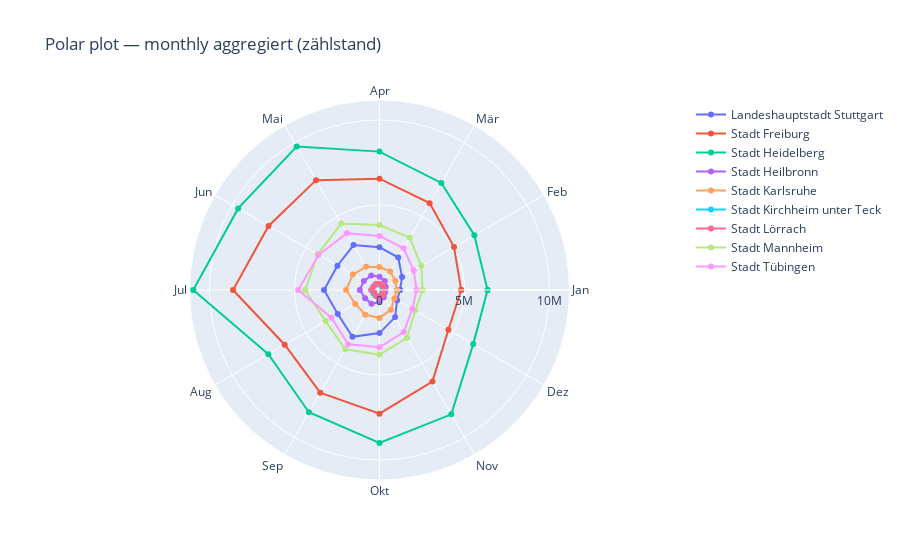
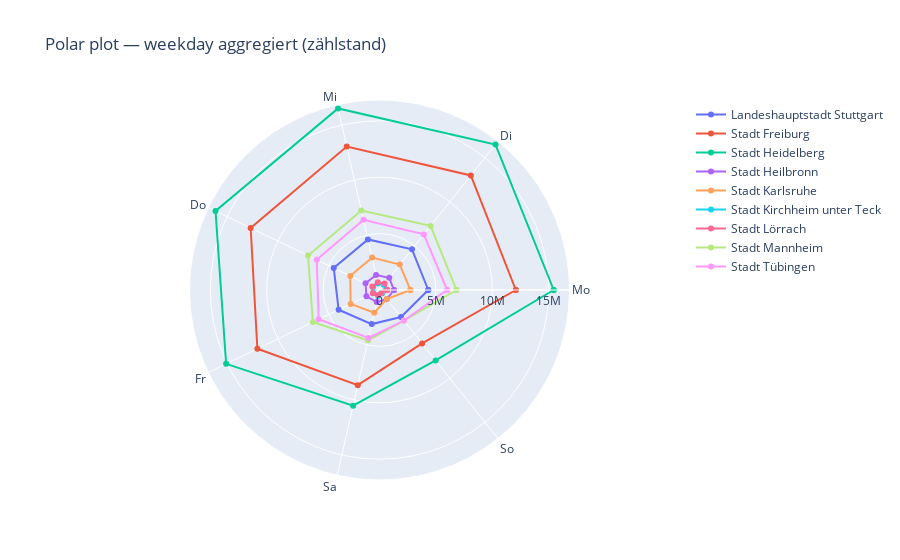
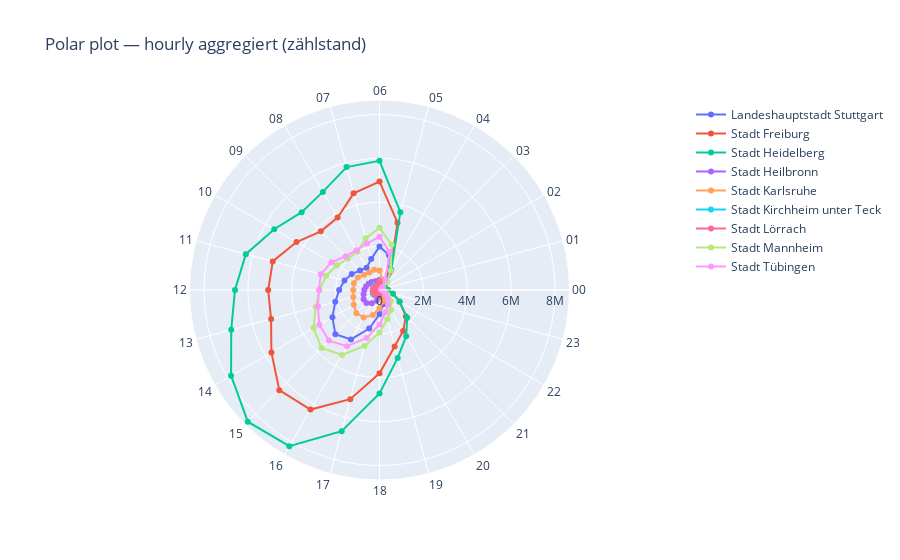
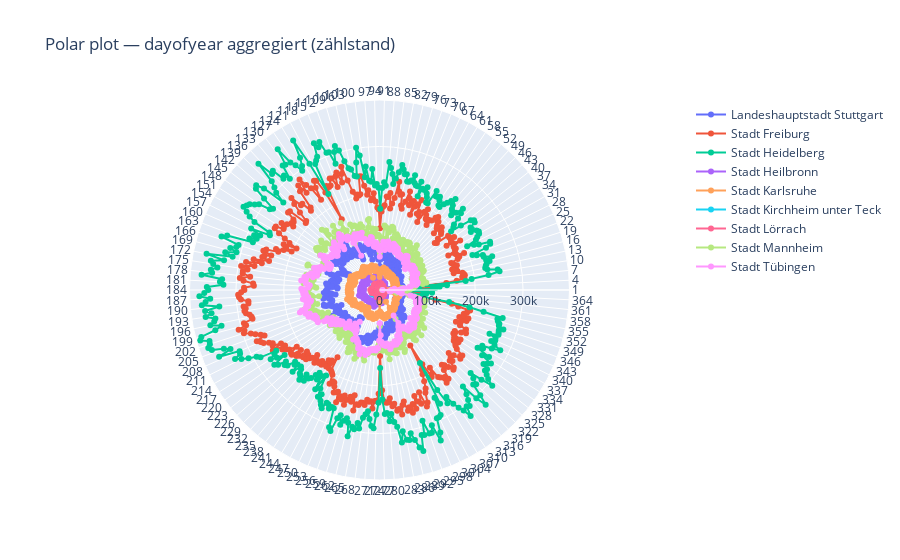

These figures' notebook cell, in order:
### Code cell
# Polar plots für alle time-periods für die nicht-normalisierten Daten
plot_polar_all_cities(data, time_period='monthly')
plot_polar_all_cities(data, time_period='weekday')
plot_polar_all_cities(data, time_period='hourly')
plot_polar_all_cities(data, time_period='dayofyear')

### Figure 1 — Plotly figure (JSON) as saved in the notebook; plotly's stock layout.template omitted (floating-point values rounded to 4 significant figures)
{"data": [{"hovertemplate": "%{theta}: %{r}<extra>%{fullData.name}</extra>", "mode": "lines+markers", "name": "Landeshauptstadt Stuttgart", "r": [1205115, 1533516, 2207056, 2517264, 3055775, 2856476, 3262968, 2832737, 3182149, 2536310, 1839786, 1195960, 1205115], "theta": ["Jan", "Feb", "Mär", "Apr", "Mai", "Jun", "Jul", "Aug", "Sep", "Okt", "Nov", "Dez", "Jan"], "type": "scatterpolar"}, {"hovertemplate": "%{theta}: %{r}<extra>%{fullData.name}</extra>", "mode": "lines+markers", "name": "Stadt Freiburg", "r": [4806450, 5062791, 5900754, 6549647, 7463008, 7536292, 8616393, 6436693, 6975282, 7277012, 6220395, 4682336, 4806450], "theta": ["Jan", "Feb", "Mär", "Apr", "Mai", "Jun", "Jul", "Aug", "Sep", "Okt", "Nov", "Dez", "Jan"], "type": "scatterpolar"}, {"hovertemplate": "%{theta}: %{r}<extra>%{fullData.name}</extra>", "mode": "lines+markers", "name": "Stadt Heidelberg", "r": [6355958, 6443315, 7275253, 8140766, 9741344, 9601309, 10956828, 7550639, 8305931, 8997023, 8446329, 6366869, 6355958], "theta": ["Jan", "Feb", "Mär", "Apr", "Mai", "Jun", "Jul", "Aug", "Sep", "Okt", "Nov", "Dez", "Jan"], "type": "scatterpolar"}, {"hovertemplate": "%{theta}: %{r}<extra>%{fullData.name}</extra>", "mode": "lines+markers", "name": "Stadt Heilbronn", "r": [342651, 413958, 609849, 782779, 976549, 1059529, 1160351, 974712, 938044, 711861, 496435, 354923, 342651], "theta": ["Jan", "Feb", "Mär", "Apr", "Mai", "Jun", "Jul", "Aug", "Sep", "Okt", "Nov", "Dez", "Jan"], "type": "scatterpolar"}, {"hovertemplate": "%{theta}: %{r}<extra>%{fullData.name}</extra>", "mode": "lines+markers", "name": "Stadt Karlsruhe", "r": [1020432, 1074704, 1259925, 1348032, 1579560, 1813367, 1966266, 1645651, 1680112, 1643564, 1348596, 1013058, 1020432], "theta": ["Jan", "Feb", "Mär", "Apr", "Mai", "Jun", "Jul", "Aug", "Sep", "Okt", "Nov", "Dez", "Jan"], "type": "scatterpolar"}, {"hovertemplate": "%{theta}: %{r}<extra>%{fullData.name}</extra>", "mode": "lines+markers", "name": "Stadt Kirchheim unter Teck", "r": [183638, 208578, 279616, 322745, 374126, 425648, 478942, 413317, 405644, 347623, 261868, 219785, 183638], "theta": ["Jan", "Feb", "Mär", "Apr", "Mai", "Jun", "Jul", "Aug", "Sep", "Okt", "Nov", "Dez", "Jan"], "type": "scatterpolar"}, {"hovertemplate": "%{theta}: %{r}<extra>%{fullData.name}</extra>", "mode": "lines+markers", "name": "Stadt Lörrach", "r": [240436, 276717, 359150, 364097, 418170, 408198, 481821, 328831, 408409, 379804, 337382, 248729, 240436], "theta": ["Jan", "Feb", "Mär", "Apr", "Mai", "Jun", "Jul", "Aug", "Sep", "Okt", "Nov", "Dez", "Jan"], "type": "scatterpolar"}, {"hovertemplate": "%{theta}: %{r}<extra>%{fullData.name}</extra>", "mode": "lines+markers", "name": "Stadt Mannheim", "r": [2537699, 2841606, 3556131, 3818266, 4509329, 4198117, 4372615, 3660780, 4025470, 3801377, 3247337, 2417588, 2537699], "theta": ["Jan", "Feb", "Mär", "Apr", "Mai", "Jun", "Jul", "Aug", "Sep", "Okt", "Nov", "Dez", "Jan"], "type": "scatterpolar"}, {"hovertemplate": "%{theta}: %{r}<extra>%{fullData.name}</extra>", "mode": "lines+markers", "name": "Stadt Tübingen", "r": [2181668, 2319302, 2830027, 3180017, 3849111, 4139446, 4778074, 3265412, 3685082, 3371678, 2851523, 2229975, 2181668], "theta": ["Jan", "Feb", "Mär", "Apr", "Mai", "Jun", "Jul", "Aug", "Sep", "Okt", "Nov", "Dez", "Jan"], "type": "scatterpolar"}], "layout": {"legend": {"orientation": "v", "x": 1.02, "y": 1}, "polar": {"radialaxis": {"nticks": 5}}, "title": {"text": "Polar plot — monthly aggregiert (zählstand)"}}}

### Figure 2 — Plotly figure (JSON) as saved in the notebook; plotly's stock layout.template omitted (floating-point values rounded to 4 significant figures)
{"data": [{"hovertemplate": "%{theta}: %{r}<extra>%{fullData.name}</extra>", "mode": "lines+markers", "name": "Landeshauptstadt Stuttgart", "r": [4322175, 4618490, 4600490, 4502617, 4022534, 3100251, 3058555, 4322175], "theta": ["Mo", "Di", "Mi", "Do", "Fr", "Sa", "So", "Mo"], "type": "scatterpolar"}, {"hovertemplate": "%{theta}: %{r}<extra>%{fullData.name}</extra>", "mode": "lines+markers", "name": "Stadt Freiburg", "r": [12087713, 12986863, 13042456, 12678103, 12016078, 8658447, 6057393, 12087713], "theta": ["Mo", "Di", "Mi", "Do", "Fr", "Sa", "So", "Mo"], "type": "scatterpolar"}, {"hovertemplate": "%{theta}: %{r}<extra>%{fullData.name}</extra>", "mode": "lines+markers", "name": "Stadt Heidelberg", "r": [15443859, 16496090, 16512279, 16134906, 15092022, 10516656, 7985752, 15443859], "theta": ["Mo", "Di", "Mi", "Do", "Fr", "Sa", "So", "Mo"], "type": "scatterpolar"}, {"hovertemplate": "%{theta}: %{r}<extra>%{fullData.name}</extra>", "mode": "lines+markers", "name": "Stadt Heilbronn", "r": [1283072, 1385981, 1364856, 1374145, 1284090, 1094954, 1034543, 1283072], "theta": ["Mo", "Di", "Mi", "Do", "Fr", "Sa", "So", "Mo"], "type": "scatterpolar"}, {"hovertemplate": "%{theta}: %{r}<extra>%{fullData.name}</extra>", "mode": "lines+markers", "name": "Stadt Karlsruhe", "r": [2742620, 2882538, 2954530, 2881526, 2838176, 2068911, 1024966, 2742620], "theta": ["Mo", "Di", "Mi", "Do", "Fr", "Sa", "So", "Mo"], "type": "scatterpolar"}, {"hovertemplate": "%{theta}: %{r}<extra>%{fullData.name}</extra>", "mode": "lines+markers", "name": "Stadt Kirchheim unter Teck", "r": [583817, 585758, 596349, 631203, 598530, 556459, 369414, 583817], "theta": ["Mo", "Di", "Mi", "Do", "Fr", "Sa", "So", "Mo"], "type": "scatterpolar"}, {"hovertemplate": "%{theta}: %{r}<extra>%{fullData.name}</extra>", "mode": "lines+markers", "name": "Stadt Lörrach", "r": [686195, 723260, 706025, 706159, 664607, 463008, 302490, 686195], "theta": ["Mo", "Di", "Mi", "Do", "Fr", "Sa", "So", "Mo"], "type": "scatterpolar"}, {"hovertemplate": "%{theta}: %{r}<extra>%{fullData.name}</extra>", "mode": "lines+markers", "name": "Stadt Mannheim", "r": [6828732, 7269417, 7230774, 7033730, 6552887, 4594574, 3476201, 6828732], "theta": ["Mo", "Di", "Mi", "Do", "Fr", "Sa", "So", "Mo"], "type": "scatterpolar"}, {"hovertemplate": "%{theta}: %{r}<extra>%{fullData.name}</extra>", "mode": "lines+markers", "name": "Stadt Tübingen", "r": [5997114, 6304549, 6386726, 6178716, 5984453, 4363615, 3466142, 5997114], "theta": ["Mo", "Di", "Mi", "Do", "Fr", "Sa", "So", "Mo"], "type": "scatterpolar"}], "layout": {"legend": {"orientation": "v", "x": 1.02, "y": 1}, "polar": {"radialaxis": {"nticks": 5}}, "title": {"text": "Polar plot — weekday aggregiert (zählstand)"}}}

### Figure 3 — Plotly figure (JSON) as saved in the notebook; plotly's stock layout.template omitted (floating-point values rounded to 4 significant figures)
{"data": [{"hovertemplate": "%{theta}: %{r}<extra>%{fullData.name}</extra>", "mode": "lines+markers", "name": "Landeshauptstadt Stuttgart", "r": [50842, 39426, 56623, 257160, 757650, 1654600, 1978738, 1466253, 1174666, 1255856, 1458336, 1654180, 1837250, 2087138, 2475938, 2845250, 2599620, 1815990, 1108547, 677435, 455261, 291908, 147976, 78469, 50842], "theta": ["00", "01", "02", "03", "04", "05", "06", "07", "08", "09", "10", "11", "12", "13", "14", "15", "16", "17", "18", "19", "20", "21", "22", "23", "00"], "type": "scatterpolar"}, {"hovertemplate": "%{theta}: %{r}<extra>%{fullData.name}</extra>", "mode": "lines+markers", "name": "Stadt Freiburg", "r": [381870, 256617, 186213, 312973, 933573, 3173569, 4943797, 4558744, 3817357, 3782514, 4367179, 5035799, 5071943, 5114494, 5687145, 6455134, 6291317, 5149338, 3797369, 2667427, 2153981, 1701234, 1060219, 627247, 381870], "theta": ["00", "01", "02", "03", "04", "05", "06", "07", "08", "09", "10", "11", "12", "13", "14", "15", "16", "17", "18", "19", "20", "21", "22", "23", "00"], "type": "scatterpolar"}, {"hovertemplate": "%{theta}: %{r}<extra>%{fullData.name}</extra>", "mode": "lines+markers", "name": "Stadt Heidelberg", "r": [374924, 246079, 192573, 355011, 1071110, 3670726, 5887638, 5798273, 5162391, 5014662, 5539018, 6305577, 6584244, 6994896, 7808426, 8486475, 8219055, 6659233, 4714742, 3202848, 2431146, 1784766, 1053872, 623879, 374924], "theta": ["00", "01", "02", "03", "04", "05", "06", "07", "08", "09", "10", "11", "12", "13", "14", "15", "16", "17", "18", "19", "20", "21", "22", "23", "00"], "type": "scatterpolar"}, {"hovertemplate": "%{theta}: %{r}<extra>%{fullData.name}</extra>", "mode": "lines+markers", "name": "Stadt Heilbronn", "r": [13083, 8884, 12821, 54685, 154148, 397659, 464691, 424060, 449256, 507595, 573482, 637921, 692044, 750104, 833988, 837665, 698524, 507777, 328447, 196673, 131053, 82323, 41604, 23154, 13083], "theta": ["00", "01", "02", "03", "04", "05", "06", "07", "08", "09", "10", "11", "12", "13", "14", "15", "16", "17", "18", "19", "20", "21", "22", "23", "00"], "type": "scatterpolar"}, {"hovertemplate": "%{theta}: %{r}<extra>%{fullData.name}</extra>", "mode": "lines+markers", "name": "Stadt Karlsruhe", "r": [80948, 58366, 45907, 72317, 163199, 491639, 889937, 959013, 919982, 988808, 1132444, 1208352, 1194788, 1236835, 1352461, 1491954, 1446895, 1177158, 832559, 544850, 430207, 338404, 210504, 125740, 80948], "theta": ["00", "01", "02", "03", "04", "05", "06", "07", "08", "09", "10", "11", "12", "13", "14", "15", "16", "17", "18", "19", "20", "21", "22", "23", "00"], "type": "scatterpolar"}, {"hovertemplate": "%{theta}: %{r}<extra>%{fullData.name}</extra>", "mode": "lines+markers", "name": "Stadt Kirchheim unter Teck", "r": [9445, 7471, 6565, 21867, 54185, 121466, 159349, 202483, 276004, 320964, 320211, 291073, 298339, 323756, 344844, 331179, 261072, 184931, 134161, 95367, 70518, 48590, 24440, 13250, 9445], "theta": ["00", "01", "02", "03", "04", "05", "06", "07", "08", "09", "10", "11", "12", "13", "14", "15", "16", "17", "18", "19", "20", "21", "22", "23", "00"], "type": "scatterpolar"}, {"hovertemplate": "%{theta}: %{r}<extra>%{fullData.name}</extra>", "mode": "lines+markers", "name": "Stadt Lörrach", "r": [8625, 6845, 9817, 37688, 102800, 363104, 404386, 273646, 244866, 240777, 271825, 303736, 302095, 295681, 305395, 296606, 252683, 197627, 136317, 83304, 52590, 32130, 17674, 11527, 8625], "theta": ["00", "01", "02", "03", "04", "05", "06", "07", "08", "09", "10", "11", "12", "13", "14", "15", "16", "17", "18", "19", "20", "21", "22", "23", "00"], "type": "scatterpolar"}, {"hovertemplate": "%{theta}: %{r}<extra>%{fullData.name}</extra>", "mode": "lines+markers", "name": "Stadt Mannheim", "r": [161396, 120453, 170235, 509602, 1031825, 2138867, 2831987, 2443625, 2007619, 2029720, 2244381, 2516057, 2740002, 3007691, 3468265, 3735505, 3420471, 2640313, 1937993, 1382342, 1048279, 728061, 421782, 249844, 161396], "theta": ["00", "01", "02", "03", "04", "05", "06", "07", "08", "09", "10", "11", "12", "13", "14", "15", "16", "17", "18", "19", "20", "21", "22", "23", "00"], "type": "scatterpolar"}, {"hovertemplate": "%{theta}: %{r}<extra>%{fullData.name}</extra>", "mode": "lines+markers", "name": "Stadt Tübingen", "r": [107006, 75924, 75023, 180887, 522071, 1788716, 2421121, 2199300, 2092512, 2175257, 2525517, 2770945, 2757169, 2903952, 3165908, 3259987, 2962886, 2265851, 1574425, 1050220, 774793, 544563, 312315, 174967, 107006], "theta": ["00", "01", "02", "03", "04", "05", "06", "07", "08", "09", "10", "11", "12", "13", "14", "15", "16", "17", "18", "19", "20", "21", "22", "23", "00"], "type": "scatterpolar"}], "layout": {"legend": {"orientation": "v", "x": 1.02, "y": 1}, "polar": {"radialaxis": {"nticks": 5}}, "title": {"text": "Polar plot — hourly aggregiert (zählstand)"}}}

### Figure 4 — Plotly figure (JSON) as saved in the notebook; plotly's stock layout.template omitted (floating-point values rounded to 4 significant figures; data arrays with more than 128 entries replaced by an {"elided": "..."} marker saying what was removed)
{"data": [{"hovertemplate": "%{theta}: %{r}<extra>%{fullData.name}</extra>", "mode": "lines+markers", "name": "Landeshauptstadt Stuttgart", "r": {"elided": "367 int values"}, "theta": {"elided": "367 str values"}, "type": "scatterpolar"}, {"hovertemplate": "%{theta}: %{r}<extra>%{fullData.name}</extra>", "mode": "lines+markers", "name": "Stadt Freiburg", "r": {"elided": "367 int values"}, "theta": {"elided": "367 str values"}, "type": "scatterpolar"}, {"hovertemplate": "%{theta}: %{r}<extra>%{fullData.name}</extra>", "mode": "lines+markers", "name": "Stadt Heidelberg", "r": {"elided": "367 int values"}, "theta": {"elided": "367 str values"}, "type": "scatterpolar"}, {"hovertemplate": "%{theta}: %{r}<extra>%{fullData.name}</extra>", "mode": "lines+markers", "name": "Stadt Heilbronn", "r": {"elided": "367 int values"}, "theta": {"elided": "367 str values"}, "type": "scatterpolar"}, {"hovertemplate": "%{theta}: %{r}<extra>%{fullData.name}</extra>", "mode": "lines+markers", "name": "Stadt Karlsruhe", "r": {"elided": "367 int values"}, "theta": {"elided": "367 str values"}, "type": "scatterpolar"}, {"hovertemplate": "%{theta}: %{r}<extra>%{fullData.name}</extra>", "mode": "lines+markers", "name": "Stadt Kirchheim unter Teck", "r": {"elided": "367 int values"}, "theta": {"elided": "367 str values"}, "type": "scatterpolar"}, {"hovertemplate": "%{theta}: %{r}<extra>%{fullData.name}</extra>", "mode": "lines+markers", "name": "Stadt Lörrach", "r": {"elided": "367 int values"}, "theta": {"elided": "367 str values"}, "type": "scatterpolar"}, {"hovertemplate": "%{theta}: %{r}<extra>%{fullData.name}</extra>", "mode": "lines+markers", "name": "Stadt Mannheim", "r": {"elided": "367 int values"}, "theta": {"elided": "367 str values"}, "type": "scatterpolar"}, {"hovertemplate": "%{theta}: %{r}<extra>%{fullData.name}</extra>", "mode": "lines+markers", "name": "Stadt Tübingen", "r": {"elided": "367 int values"}, "theta": {"elided": "367 str values"}, "type": "scatterpolar"}], "layout": {"legend": {"orientation": "v", "x": 1.02, "y": 1}, "polar": {"radialaxis": {"nticks": 5}}, "title": {"text": "Polar plot — dayofyear aggregiert (zählstand)"}}}
